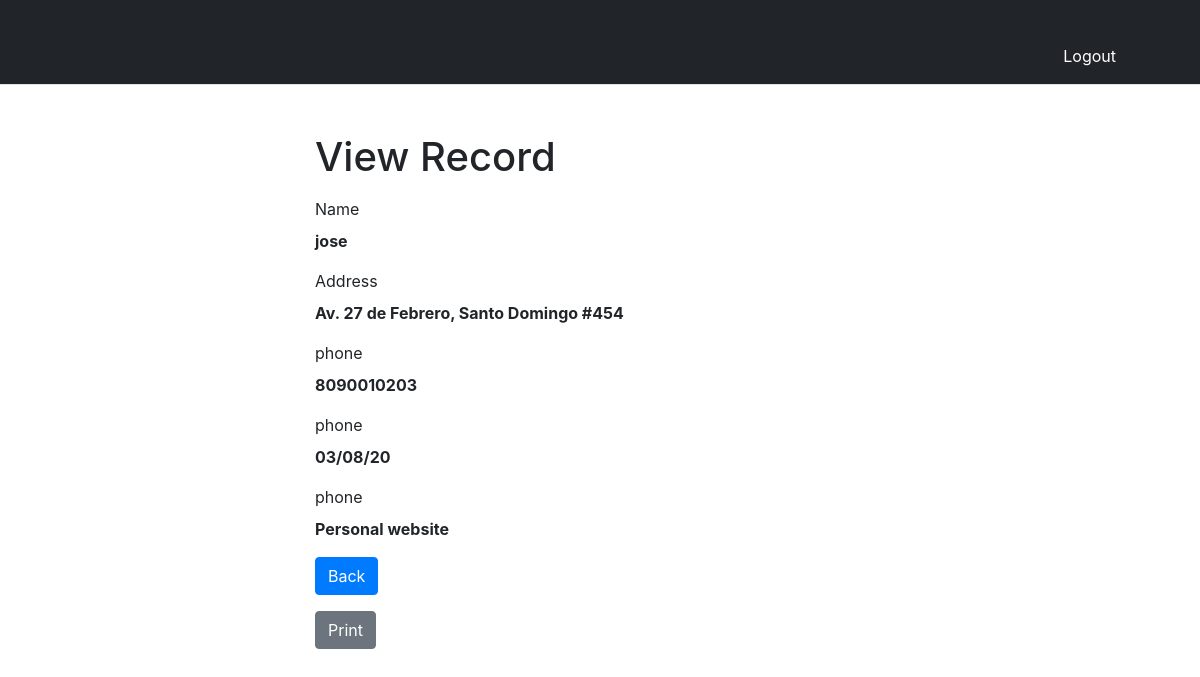
Screenshot of /view/read.php?id=1 (signed in) with the database file from the repository.
### tables this page shows
CREATE TABLE `client` (
  `id` int(11) NOT NULL,
  `fullname` varchar(255) NOT NULL,
  `phone` varchar(255) NOT NULL,
  `address` text NOT NULL,
  `application_date` varchar(255) NOT NULL,
  `solicited_service` varchar(255) NOT NULL
);

### view/read.php (the view, shortened to what this page needs)
<?php
require_once "../view/header.php";
if(isset($_GET["id"]) && !empty(trim($_GET["id"]))){
    require_once "../model/config.php";
    $sql = "SELECT * FROM client WHERE id = ?";
    if($stmt = mysqli_prepare($link, $sql)){
        mysqli_stmt_bind_param($stmt, "i", $param_id);
        if(mysqli_stmt_execute($stmt)){
            $result = mysqli_stmt_get_result($stmt);
            if(mysqli_num_rows($result) == 1){
                $row = mysqli_fetch_array($result, MYSQLI_ASSOC);
            } else{
                header("location: error.php");
                exit();
            }
        } else{
            echo "Oops! Something went wrong. Please try again later.";
        }
    }
} else{
    header("location: error.php");
    exit();
}
?>
<!DOCTYPE html>
<html lang="en">
<head>
    <link rel="stylesheet" href="https://stackpath.bootstrapcdn.com/bootstrap/4.5.2/css/bootstrap.min.css">
</head>
<body>
    <div class="wrapper">
        <div class="container-fluid">
            <div class="row">
                <div class="col-md-12">
                    <h1 class="mt-5 mb-3">View Record</h1>
                    <div class="form-group">
                        <label>Name</label>
                        <p><b><?php echo $row["fullname"]; ?></b></p>
                    </div>
                    <div class="form-group">
                        <label>Address</label>
                        <p><b><?php echo $row["address"]; ?></b></p>
                    </div>
                    <div class="form-group">
                        <label>phone</label>
                        <p><b><?php echo $row["phone"]; ?></b></p>
                    </div>
                    <div class="form-group">
                        <label>phone</label>
                        <p><b><?php echo $row["application_date"]; ?></b></p>
                    </div>
                    <div class="form-group">
                        <label>phone</label>
                        <p><b><?php echo $row["solicited_service"]; ?></b></p>
                    </div>
                    <p><a href="user.php" class="btn btn-primary">Back</a></p>
                    <button id="imp" class="btn btn-secondary">Print</button>
                </div>
            </div>
        </div>
    </div>
</body>
</html>

### view/read.php (style rules this page uses)
.wrapper { width: 600px; margin: 0 auto; }

### rows the page displays
client: fullname "jose", address "Av. 27 de Febrero, Santo Domingo #454", phone "8090010203", application_date "03/08/20", solicited_service "Personal website"
